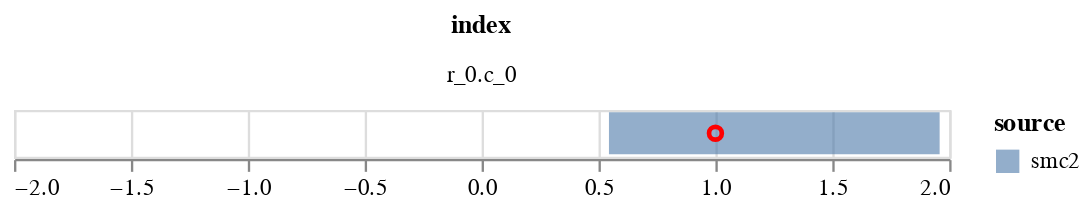

Notebook cell for this chart:
### Code cell
plot_data = plot_data[plot_data['index']=='r_0.c_0']

c1 = alt.Chart(plot_data).mark_bar(opacity=0.6).encode(
    alt.X('q1', title=None,  scale=alt.Scale(domain=[-2,2])),
    alt.X2('q2', title=None),
    alt.Color('source'),    
)
    

c2 = alt.Chart(plot_data).mark_point(opacity=1, color='red').encode(
        alt.X('data', title=None),
)
(c1+c2).facet(
       'index',
    columns=1
    )

### Figure 1 — Vega-Lite specification as saved in the notebook (floating-point values rounded to 4 significant figures)
{"config": {"view": {"continuousWidth": 400, "continuousHeight": 300}}, "data": {"name": "data-e12b1113ddf56c6951ac356d59464db0"}, "facet": {"type": "nominal", "field": "index"}, "spec": {"layer": [{"mark": {"type": "bar", "opacity": 0.6}, "encoding": {"color": {"type": "nominal", "field": "source"}, "x": {"type": "quantitative", "field": "q1", "scale": {"domain": [-2, 2]}, "title": null}, "x2": {"field": "q2", "title": null}}}, {"mark": {"type": "point", "color": "red", "opacity": 1}, "encoding": {"x": {"type": "quantitative", "field": "data", "title": null}}}]}, "columns": 1, "$schema": "https://vega.github.io/schema/vega-lite/v4.8.1.json", "datasets": {"data-e12b1113ddf56c6951ac356d59464db0": [{"index": "r_0.c_0", "q1": 0.5446, "q2": 1.959, "source": "smc2", "data": 1.0}]}}
